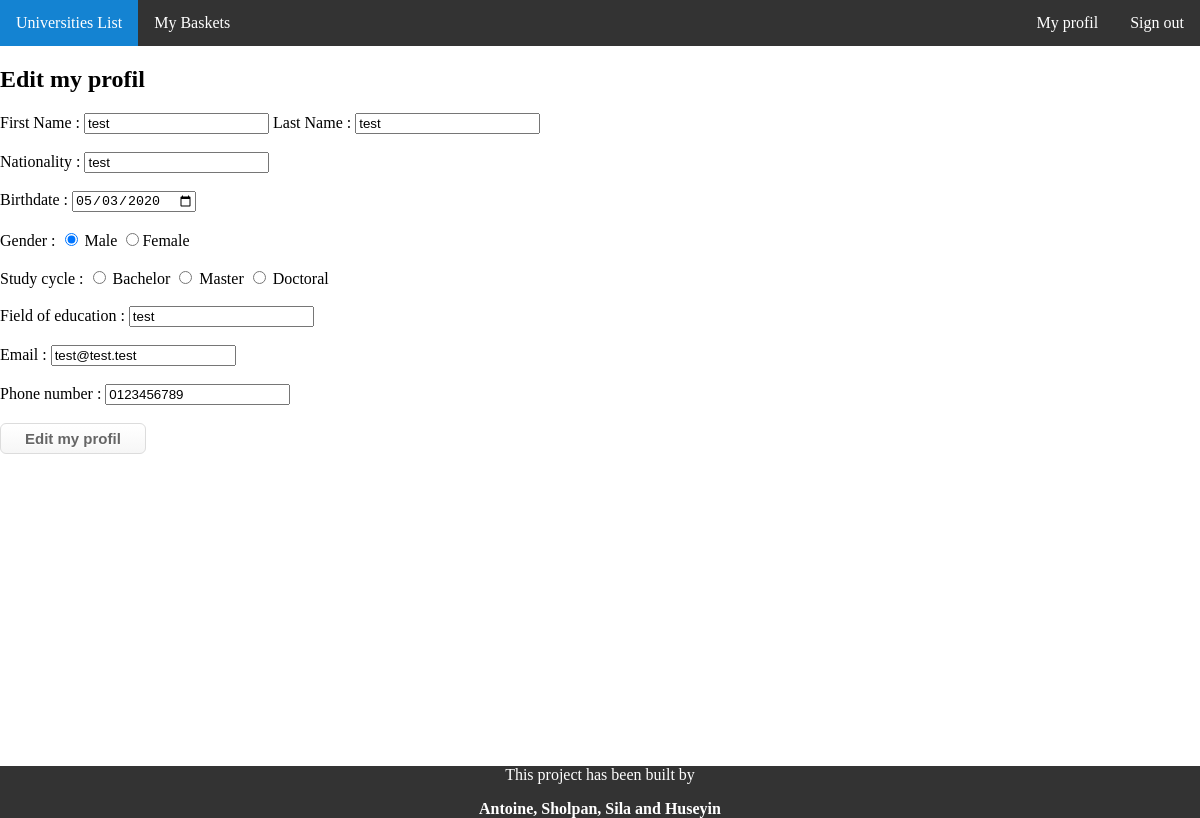
Page /EditMyProfil.php (signed in) on the committed database.
### tables this page shows
CREATE TABLE IF NOT EXISTS `user` (
  `IdU` bigint(20) NOT NULL AUTO_INCREMENT,
  `Username` varchar(255) NOT NULL,
  `FirstName` varchar(255) NOT NULL,
  `Surname` varchar(255) NOT NULL,
  `DateOfBirth` date NOT NULL,
  `Nationality` varchar(255) NOT NULL,
  `Sex` varchar(255) NOT NULL,
  `StudyCycle` varchar(255) DEFAULT NULL,
  `FieldOfEducation` varchar(255) NOT NULL,
  `status` varchar(11) NOT NULL,
  `Email` varchar(255) NOT NULL,
  `pwd` varchar(255) NOT NULL,
  `Phone` varchar(20) NOT NULL,
  `DateArrival` date DEFAULT NULL,
  `DateDeparture` date DEFAULT NULL,
  `IdUnivers` bigint(20) DEFAULT NULL,
  PRIMARY KEY (`IdU`),
  UNIQUE KEY `Username` (`Username`)
);

### EditMyProfil.php (the view)
<?php include("include/Head.php");
include("include/Header.php");
include("include/nav.php");
include("include/Configuration.php");
$UserData = $bdd->prepare('SELECT * FROM user WHERE Username = ?');
$UserData->execute(array($_SESSION['Username']));
$User = $UserData->fetch();
?>
<div id="Profil">
    <form name="saveEditProfil" method="post" action="saveEditProfil.php">
        <h2> Edit my profil</h2>
        <label>First Name : </label><input type="text" name="FirstName" id="FirstName" value=<?php echo $User['FirstName']; ?> />
        <label>Last Name : </label><input type="text" name="LastName" id="LastName" value=<?php echo $User['Surname']; ?> /><br/><br/>
        <label>Nationality : </label><input type="text" name="Nationality" id="Nationality" value=<?php echo $User['Nationality']; ?> /> <br/><br/>
        <label>Birthdate : </label><input type="date" name="BirthDate" id="BirthDate" value=<?php echo $User['DateOfBirth']; ?> /> <br/><br/>
        <label>Gender : </label><input type="radio" name="Sex" id="Sex" value="M" <?php if($User['Sex'] == "M"){ echo "checked=checked";}?> /> Male
                                <input type="radio" name="Sex" id="Sex" value="F" <?php if($User['Sex'] == "F"){ echo "checked=checked";}?> />Female <br/><br/>
        <label>Study cycle : </label><input type="radio" name="StudyCycle" id="StudyCycle" value="Bachelor" <?php if($User['StudyCycle'] == "Bachelor") {echo "checked=checked"; }?> /> Bachelor
                                    <input type="radio" name="StudyCycle" id="StudyCycle" value="Master" <?php if($User['StudyCycle'] == "Master") {echo "checked=checked"; }?> /> Master
                                    <input type="radio" name="StudyCycle" id="StudyCycle" value="Doctoral" <?php if($User['StudyCycle'] == "Doctoral") {echo "checked=checked"; }?> /> Doctoral<br/><br/>
        <label>Field of education : </label><input type="text" name="FieldOfEducation" id="FieldOfEducation" value=<?php echo $User['Nationality']; ?> /> <br/><br/>
        <label>Email : </label><input type="email" name="Email" id="Email" value=<?php echo $User['Email']; ?> /> <br/><br/>
        <label>Phone number :  </label><input type="text" name="Phone" id="Phone" value=<?php echo $User['Phone']; ?> /><br/><br/>
        <button class="myButton">Edit my profil</button>
    </form>
</div>
<?php include("include/footer.php"); ?>

### style/style.css (style rules this page uses)
html,body { height: 100%; font-size: 16px; margin: 0px; }
.myButton { box-shadow:inset 0px 1px 0px 0px #ffffff; background:linear-gradient(to bottom, #ffffff 5%, #f6f6f6 100%); background-color:#ffffff; border-radius:6px; border:1px solid #dcdcdc; display:inline-block; cursor:pointer; color:#666666; font-family:Arial; font-size:15px; font-weight:bold; padding:6px 24px; text-decoration:none; text-shadow:0px 1px 0px #ffffff; }

### rows in the picture
user: FirstName "test", LastName "test", Nationality "test", BirthDate "05/03/2020", Sex "☑", FieldOfEducation "test", Email "test@test.test", Phone "0123456789"
